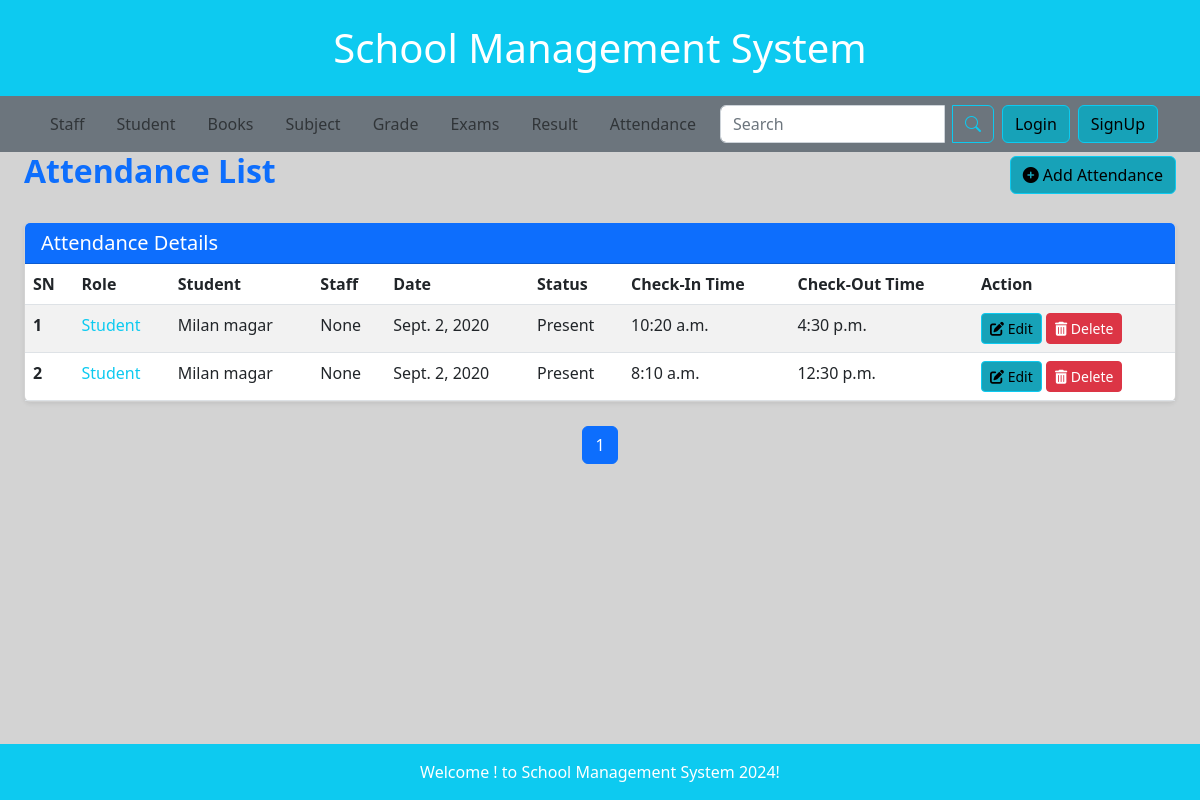
The app's page /attendance/list with its own data.
### smsapp/models.py (models this page shows, shortened)
class Attendance(models.Model):
    ROLE_CHOICES = [
        ('Student', 'Student'),
        ('Staff', 'Staff'),
    ]
    STATUS_CHOICES = [
        ('Present', 'Present'),
        ('Absent', 'Absent'),
    ]
    role = models.CharField(max_length=10, choices=ROLE_CHOICES)
    student = models.ForeignKey('Student', on_delete=models.CASCADE, related_name='attendance', null=True, blank=True)
    staff = models.ForeignKey('Staff', on_delete=models.CASCADE, related_name='attendance', null=True, blank=True)
    date = models.DateField()
    status = models.CharField(max_length=10, choices=STATUS_CHOICES)
    check_in_time = models.TimeField(null=True, blank=True)  # Use TimeField for time-only values
    check_out_time = models.TimeField(null=True, blank=True)

class DateTimeModel(models.Model):
    created_at = models.DateTimeField(auto_now_add=True)
    updated_at = models.DateTimeField(auto_now=True)
    class Meta:
        abstract = True  # This makes DateTimeModel an abstract base class

class Student(DateTimeModel):
    name = models.CharField(max_length=100)
    roll_number = models.CharField(max_length=10, unique=True)
    grade = models.ForeignKey(Grade, on_delete=models.CASCADE, related_name='students')
    date_of_birth = models.DateField()
    gender = models.CharField(max_length=10, choices=[('Male', 'Male'), ('Female', 'Female'), ('Other', 'Other')])
    email = models.EmailField(unique=True, blank=True, null=True)
    phone = models.CharField(max_length=15, blank=True, null=True)  # Changed to CharField
    address = models.CharField(max_length=255, blank=True, null=True)
    admission_date = models.DateField()
    profile_picture = models.ImageField(upload_to='students/', blank=True, null=True)
    parent_name = models.CharField(max_length=100, blank=True, null=True)
    parent_contact = models.CharField(max_length=15, blank=True, null=True)
    is_active = models.BooleanField(default=True)
    def __str__(self):
        return self.name

### smsapp/views.py (the view)
# urls.py: path('attendance/list', AttendanceListView.as_view(), name='attendance_list'),
class AttendanceListView(TemplateView):
    template_name = 'attendance/list.html'
    def get_context_data(self, **kwargs):
        context = super().get_context_data(**kwargs)
        try:
            attendance_queryset = Attendance.objects.all().order_by('id')
            paginator = Paginator(attendance_queryset, 4)  # Paginate, 4 records per page
            page_number = self.request.GET.get('page', 1)  # Default to the first page
            try:
                attendance_data = paginator.page(page_number)
            except PageNotAnInteger:
                attendance_data = paginator.page(1)  # Load the first page if invalid
            except EmptyPage:
                attendance_data = paginator.page(paginator.num_pages)  # Load the last page if out of range
            context['attendance_list'] = attendance_data
            context['lastpage'] = paginator.num_pages
            context['totalpagelist'] = range(1, paginator.num_pages + 1)
        except Attendance.DoesNotExist:
            context['attendance_list'] = None
            context['error'] = "No Attendance found."
        except Exception as e:
            context['attendance_list'] = None
            context['error'] = f"An error occurred: {str(e)}"
        return context

### templates/attendance/list.html (shortened to what this page needs)
{% extends 'home.html' %}
{% load static %}
{% block mainblock %}
<div class="container-fluid pr-4">
    <div class="row mx-0">
        <div class="col-12">
            <div class="d-flex justify-content-between align-items-center mb-4">
                <h2 class="fw-bold text-primary">Attendance List</h2>
                <a href="{% url 'smsapp:attendance_create' %}" class="btn btn-info">
                    <i class="fas fa-plus-circle"></i> Add Attendance
                </a>
            </div>
            <div class="card shadow-sm">
                <div class="card-header bg-primary text-white">
                    <h5 class="mb-0">Attendance Details</h5>
                </div>
                <div class="card-body p-0">
                    <table class="table table-hover table-striped table-responsive-md mb-0">
                        <thead class="thead-dark">
                            <tr>
                                <th scope="col">SN</th>
                                <th scope="col">Role</th>
                                <th scope="col">Student</th>
                                <th scope="col">Staff</th>
                                <th scope="col">Date</th>
                                <th scope="col">Status</th>
                                <th scope="col">Check-In Time</th>
                                <th scope="col">Check-Out Time</th>
                                <th scope="col">Action</th>
                            </tr>
                        </thead>
                        <tbody>
                            {% for i in attendance_list %}
                                <tr>
                                    <th scope="row">{{ forloop.counter }}</th>
                                    <td>
                                        <a href="#" class="text-decoration-none text-info">
                                            {{ i.role }}
                                        </a>
                                    </td>
                                    <td>{{ i.student }}</td>
                                    <td>{{ i.staff }}</td>
                                    <td>{{ i.date }}</td>
                                    <td>{{ i.status }}</td>
                                    <td>{{ i.check_in_time }}</td>
                                    <td>{{ i.check_out_time }}</td>
                                    <td>
                                        <a href="{% url 'smsapp:attendance_update' i.id %}" class="btn btn-sm btn-info">
                                            <i class="fas fa-edit"></i> Edit
                                        </a>
                                        <a href="{% url 'smsapp:attendance_delete' i.id %}" class="btn btn-sm btn-danger">
                                            <i class="fas fa-trash-alt"></i> Delete
                                        </a>
                                    </td>
                                </tr>
                            {% endfor %}
                        </tbody>
                    </table>
                </div>
            </div>
            <nav aria-label="Page navigation" class="mt-4">
                <ul class="pagination justify-content-center">
                    {% for n in totalpagelist %}
                        <li class="page-item {% if attendance_list.number == n %}active{% endif %}">
                            <a class="page-link" href="?page={{ n }}">{{ n }}</a>
                        </li>
                    {% endfor %}
                </ul>
            </nav>
        </div>
    </div>
</div>
{% endblock %}

### templates/home.html (style rules this page uses)
body { background-color: lightgray; }
h2 { color: blue; }
.btn-info { background-color: #17a2b8; }

### records on screen
Attendance: role "Student", student "Milan magar", staff "None", date "Sept. 2, 2020", status "Present", check_in_time "10:20 a.m.", check_out_time "4:30 p.m."
Attendance: role "Student", student "Milan magar", staff "None", date "Sept. 2, 2020", status "Present", check_in_time "8:10 a.m.", check_out_time "12:30 p.m."

### other values on screen
{{ n }} "1"
